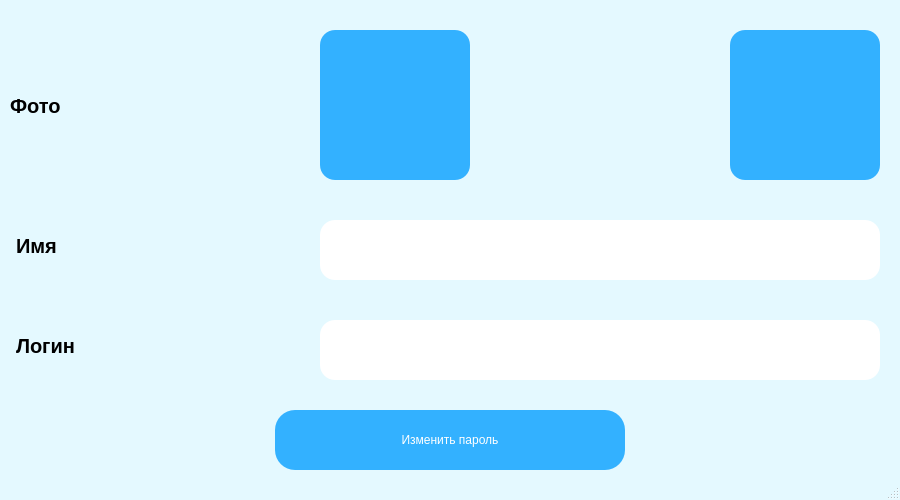
<?xml version="1.0" encoding="UTF-8"?>
<ui version="4.0">
 <class>MainWindow</class>
 <widget class="QMainWindow" name="MainWindow">
  <property name="geometry">
   <rect>
    <x>0</x>
    <y>0</y>
    <width>900</width>
    <height>500</height>
   </rect>
  </property>
  <property name="windowTitle">
   <string>Профиль</string>
  </property>
  <property name="windowIcon">
   <iconset>
    <normaloff>../files/app_images/редактировать профиль.png</normaloff>../files/app_images/редактировать профиль.png</iconset>
  </property>
  <property name="styleSheet">
   <string notr="true">QMainWindow {
                background-color: rgb(228, 249, 255);
}
QLineEdit {
	border-radius: 15px;
	font: 12pt &quot;Arial&quot;;
}
QLineEdit:hover {
	border-radius: 20px;
	font: 75 12pt &quot;Arial&quot;;
	background-color: rgb(250, 250, 250);
}
QStatusBar {
	font: font: bold, Arial, 8px;
	color: red;
}</string>
  </property>
  <widget class="QWidget" name="centralwidget">
   <widget class="QLabel" name="label_2">
    <property name="geometry">
     <rect>
      <x>16</x>
      <y>200</y>
      <width>301</width>
      <height>91</height>
     </rect>
    </property>
    <property name="font">
     <font>
      <pointsize>15</pointsize>
      <weight>75</weight>
      <bold>true</bold>
     </font>
    </property>
    <property name="text">
     <string>Имя</string>
    </property>
   </widget>
   <widget class="QLabel" name="label">
    <property name="geometry">
     <rect>
      <x>10</x>
      <y>60</y>
      <width>301</width>
      <height>91</height>
     </rect>
    </property>
    <property name="font">
     <font>
      <pointsize>15</pointsize>
      <weight>75</weight>
      <bold>true</bold>
     </font>
    </property>
    <property name="text">
     <string>Фото</string>
    </property>
   </widget>
   <widget class="QLabel" name="label_3">
    <property name="geometry">
     <rect>
      <x>16</x>
      <y>300</y>
      <width>301</width>
      <height>91</height>
     </rect>
    </property>
    <property name="font">
     <font>
      <pointsize>15</pointsize>
      <weight>75</weight>
      <bold>true</bold>
     </font>
    </property>
    <property name="text">
     <string>Логин</string>
    </property>
   </widget>
   <widget class="QPushButton" name="pushButton">
    <property name="geometry">
     <rect>
      <x>320</x>
      <y>30</y>
      <width>150</width>
      <height>150</height>
     </rect>
    </property>
    <property name="styleSheet">
     <string notr="true">#pushButton {
	background-color: rgb(51, 177, 255);
	border-radius: 15px;
	font: 10pt &quot;Arial&quot;;
	color: rgb(255, 255, 255);
}</string>
    </property>
    <property name="text">
     <string/>
    </property>
    <property name="icon">
     <iconset>
      <normaloff>../files/app_images/Икона.png</normaloff>../files/app_images/Икона.png</iconset>
    </property>
    <property name="iconSize">
     <size>
      <width>140</width>
      <height>140</height>
     </size>
    </property>
   </widget>
   <widget class="QLineEdit" name="lineEdit">
    <property name="geometry">
     <rect>
      <x>320</x>
      <y>220</y>
      <width>560</width>
      <height>60</height>
     </rect>
    </property>
   </widget>
   <widget class="QLineEdit" name="lineEdit_2">
    <property name="geometry">
     <rect>
      <x>320</x>
      <y>320</y>
      <width>560</width>
      <height>60</height>
     </rect>
    </property>
   </widget>
   <widget class="QPushButton" name="pushButton_4">
    <property name="geometry">
     <rect>
      <x>730</x>
      <y>30</y>
      <width>150</width>
      <height>150</height>
     </rect>
    </property>
    <property name="font">
     <font>
      <family>Arial</family>
      <pointsize>10</pointsize>
      <weight>50</weight>
      <italic>false</italic>
      <bold>false</bold>
     </font>
    </property>
    <property name="styleSheet">
     <string notr="true">#pushButton_4 {
	background-color: rgb(51, 177, 255);
	border-radius: 15px;
	font: 10pt &quot;Arial&quot;;
	color: rgb(255, 255, 255);
}
 #pushButton_4:hover {
	border-radius: 17px;
	background-color: rgb(52, 202, 232);
}
#pushButton_4:pressed {
	border-radius: 19px;
	background-color: rgb(0, 222, 0);
}</string>
    </property>
    <property name="text">
     <string/>
    </property>
    <property name="icon">
     <iconset>
      <normaloff>../files/app_images/save.png</normaloff>../files/app_images/save.png</iconset>
    </property>
    <property name="iconSize">
     <size>
      <width>140</width>
      <height>140</height>
     </size>
    </property>
   </widget>
   <widget class="QPushButton" name="pushButton_2">
    <property name="geometry">
     <rect>
      <x>275</x>
      <y>410</y>
      <width>350</width>
      <height>60</height>
     </rect>
    </property>
    <property name="styleSheet">
     <string notr="true">QPushButton {
	background-color: rgb(51, 177, 255);
	border-radius: 20px;
	font: 10pt &quot;Arial&quot;;
	color: rgb(255, 255, 255);
}
QPushButton:hover {
	border-radius: 24px;
	background-color: rgb(52, 202, 232);
}
QPushButton:pressed {
	border-radius: 28px;
	background-color: rgb(0, 222, 0);
}</string>
    </property>
    <property name="text">
     <string>Изменить пароль</string>
    </property>
   </widget>
  </widget>
  <widget class="QStatusBar" name="statusBar">
   <property name="styleSheet">
    <string notr="true">QStatusBar#statusBar {
	font: font: bold, Arial, 8px;
	color: red;
}</string>
   </property>
  </widget>
 </widget>
 <resources/>
 <connections/>
</ui>
